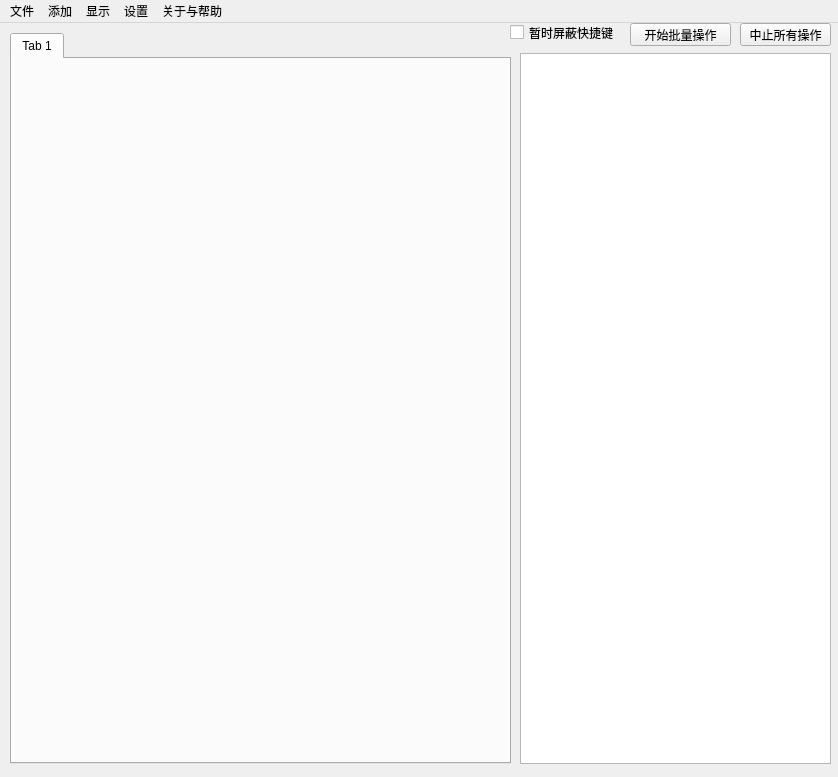
<?xml version="1.0" encoding="UTF-8"?>
<ui version="4.0">
 <class>MainWindow</class>
 <widget class="QMainWindow" name="MainWindow">
  <property name="geometry">
   <rect>
    <x>0</x>
    <y>0</y>
    <width>838</width>
    <height>777</height>
   </rect>
  </property>
  <property name="windowTitle">
   <string>MainWindow</string>
  </property>
  <property name="iconSize">
   <size>
    <width>24</width>
    <height>24</height>
   </size>
  </property>
  <property name="toolButtonStyle">
   <enum>Qt::ToolButtonIconOnly</enum>
  </property>
  <property name="documentMode">
   <bool>false</bool>
  </property>
  <widget class="QWidget" name="centralwidget">
   <widget class="QTabWidget" name="tabWidget">
    <property name="geometry">
     <rect>
      <x>10</x>
      <y>10</y>
      <width>501</width>
      <height>731</height>
     </rect>
    </property>
    <property name="styleSheet">
     <string notr="true"/>
    </property>
    <property name="currentIndex">
     <number>0</number>
    </property>
    <widget class="QWidget" name="tab">
     <attribute name="title">
      <string>Tab 1</string>
     </attribute>
    </widget>
   </widget>
   <widget class="QTextBrowser" name="textBrowser">
    <property name="geometry">
     <rect>
      <x>520</x>
      <y>30</y>
      <width>311</width>
      <height>711</height>
     </rect>
    </property>
    <property name="html">
     <string>&lt;!DOCTYPE HTML PUBLIC &quot;-//W3C//DTD HTML 4.0//EN&quot; &quot;http://www.w3.org/TR/REC-html40/strict.dtd&quot;&gt;
&lt;html&gt;&lt;head&gt;&lt;meta name=&quot;qrichtext&quot; content=&quot;1&quot; /&gt;&lt;style type=&quot;text/css&quot;&gt;
p, li { white-space: pre-wrap; }
&lt;/style&gt;&lt;/head&gt;&lt;body style=&quot; font-family:'SimSun'; font-size:9pt; font-weight:400; font-style:normal;&quot;&gt;
&lt;p style=&quot;-qt-paragraph-type:empty; margin-top:0px; margin-bottom:0px; margin-left:0px; margin-right:0px; -qt-block-indent:0; text-indent:0px; font-family:'Microsoft YaHei UI';&quot;&gt;&lt;br /&gt;&lt;/p&gt;&lt;/body&gt;&lt;/html&gt;</string>
    </property>
   </widget>
   <widget class="QCheckBox" name="is_block_short_key">
    <property name="geometry">
     <rect>
      <x>510</x>
      <y>0</y>
      <width>111</width>
      <height>19</height>
     </rect>
    </property>
    <property name="toolTip">
     <string>暂时屏蔽快捷键以便进行生成区域选定，创建多个AI导出文档</string>
    </property>
    <property name="text">
     <string>暂时屏蔽快捷键</string>
    </property>
   </widget>
   <widget class="QPushButton" name="start_all">
    <property name="geometry">
     <rect>
      <x>630</x>
      <y>0</y>
      <width>101</width>
      <height>23</height>
     </rect>
    </property>
    <property name="toolTip">
     <string>对当前所有任务进行顺序流水线执行</string>
    </property>
    <property name="text">
     <string>开始批量操作</string>
    </property>
   </widget>
   <widget class="QPushButton" name="stop_all">
    <property name="geometry">
     <rect>
      <x>740</x>
      <y>0</y>
      <width>91</width>
      <height>23</height>
     </rect>
    </property>
    <property name="toolTip">
     <string>执行流水线任务操作后，按此键可一键中止</string>
    </property>
    <property name="text">
     <string>中止所有操作</string>
    </property>
   </widget>
  </widget>
  <widget class="QMenuBar" name="menubar">
   <property name="geometry">
    <rect>
     <x>0</x>
     <y>0</y>
     <width>838</width>
     <height>22</height>
    </rect>
   </property>
   <widget class="QMenu" name="menu">
    <property name="title">
     <string>文件</string>
    </property>
    <addaction name="actionsave"/>
    <addaction name="actionimport"/>
    <addaction name="actionexit"/>
   </widget>
   <widget class="QMenu" name="menu_2">
    <property name="title">
     <string>添加</string>
    </property>
    <addaction name="actionadd_preset"/>
    <addaction name="actionadd_control"/>
   </widget>
   <widget class="QMenu" name="menu_3">
    <property name="title">
     <string>显示</string>
    </property>
    <widget class="QMenu" name="menu_5">
     <property name="title">
      <string>切换昼夜模式</string>
     </property>
     <addaction name="action_to_night_2"/>
     <addaction name="action_to_early"/>
    </widget>
    <addaction name="action_optop"/>
    <addaction name="menu_5"/>
    <addaction name="action_to_by_win"/>
   </widget>
   <widget class="QMenu" name="menu_4">
    <property name="title">
     <string>关于与帮助</string>
    </property>
    <addaction name="actionabout"/>
    <addaction name="actionhelp"/>
   </widget>
   <widget class="QMenu" name="menu_6">
    <property name="title">
     <string>设置</string>
    </property>
    <widget class="QMenu" name="menuyinpin">
     <property name="title">
      <string>任务结束后是否播放音频音频</string>
     </property>
     <addaction name="actionyinpin_start"/>
     <addaction name="actionyinpin_stop"/>
    </widget>
    <widget class="QMenu" name="menu_7">
     <property name="title">
      <string>设置透明度</string>
     </property>
     <addaction name="actionopcacity_true"/>
     <addaction name="actionopcacity_false"/>
    </widget>
    <addaction name="menuyinpin"/>
    <addaction name="menu_7"/>
    <addaction name="actionset_key"/>
   </widget>
   <addaction name="menu"/>
   <addaction name="menu_2"/>
   <addaction name="menu_3"/>
   <addaction name="menu_6"/>
   <addaction name="menu_4"/>
  </widget>
  <action name="actionsave">
   <property name="text">
    <string>保存工程 （将当前所有工程保存为工程文件） &lt;Ctrl+S&gt;</string>
   </property>
   <property name="iconText">
    <string>导出工程</string>
   </property>
  </action>
  <action name="actionimport">
   <property name="text">
    <string>读取工程 （在本工程的基础上增加工程文件） &lt;Ctrl+R&gt;</string>
   </property>
   <property name="iconText">
    <string>导入工程</string>
   </property>
  </action>
  <action name="actionexit">
   <property name="text">
    <string>退出 &lt;Ctrl+Q&gt;</string>
   </property>
   <property name="iconText">
    <string>退出</string>
   </property>
  </action>
  <action name="actionadd_preset">
   <property name="text">
    <string>添加新预设</string>
   </property>
  </action>
  <action name="actionadd_control">
   <property name="text">
    <string>添加controlnet</string>
   </property>
  </action>
  <action name="action_optop">
   <property name="text">
    <string>切换置顶状态</string>
   </property>
  </action>
  <action name="actionabout">
   <property name="text">
    <string>关于Psdlink pro</string>
   </property>
  </action>
  <action name="actionhelp">
   <property name="text">
    <string>帮助</string>
   </property>
  </action>
  <action name="action_to_night_2">
   <property name="text">
    <string>夜间模式</string>
   </property>
  </action>
  <action name="action_to_night">
   <property name="text">
    <string>夜间模式</string>
   </property>
  </action>
  <action name="action_to_early">
   <property name="text">
    <string>昼间模式</string>
   </property>
  </action>
  <action name="action_to_by_win">
   <property name="text">
    <string>切换到ps插件界面</string>
   </property>
   <property name="toolTip">
    <string>切换到ps插件界面</string>
   </property>
  </action>
  <action name="actionyinpin_start">
   <property name="text">
    <string>音频开启</string>
   </property>
  </action>
  <action name="actionyinpin_stop">
   <property name="text">
    <string>音频关闭</string>
   </property>
  </action>
  <action name="actionsetting">
   <property name="text">
    <string>Autodl账号密码配置</string>
   </property>
  </action>
  <action name="actionopcacity_true">
   <property name="text">
    <string>不透明</string>
   </property>
  </action>
  <action name="actionopcacity_false">
   <property name="text">
    <string>半透明</string>
   </property>
  </action>
  <action name="actionset_key">
   <property name="text">
    <string>设置快捷键</string>
   </property>
  </action>
 </widget>
 <resources/>
 <connections/>
</ui>
